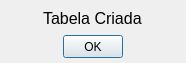
<?xml version="1.0" encoding="UTF-8"?>
<ui version="4.0">
 <class>Sucesso</class>
 <widget class="QDialog" name="Sucesso">
  <property name="geometry">
   <rect>
    <x>0</x>
    <y>0</y>
    <width>186</width>
    <height>63</height>
   </rect>
  </property>
  <property name="minimumSize">
   <size>
    <width>186</width>
    <height>63</height>
   </size>
  </property>
  <property name="maximumSize">
   <size>
    <width>186</width>
    <height>63</height>
   </size>
  </property>
  <property name="windowTitle">
   <string>Sucesso</string>
  </property>
  <widget class="QLabel" name="label">
   <property name="geometry">
    <rect>
     <x>43</x>
     <y>10</y>
     <width>101</width>
     <height>16</height>
    </rect>
   </property>
   <property name="font">
    <font>
     <pointsize>12</pointsize>
    </font>
   </property>
   <property name="text">
    <string>Tabela Criada</string>
   </property>
  </widget>
  <widget class="QPushButton" name="btnSucesso">
   <property name="geometry">
    <rect>
     <x>63</x>
     <y>35</y>
     <width>60</width>
     <height>23</height>
    </rect>
   </property>
   <property name="text">
    <string>OK</string>
   </property>
  </widget>
 </widget>
 <resources/>
 <connections/>
</ui>
